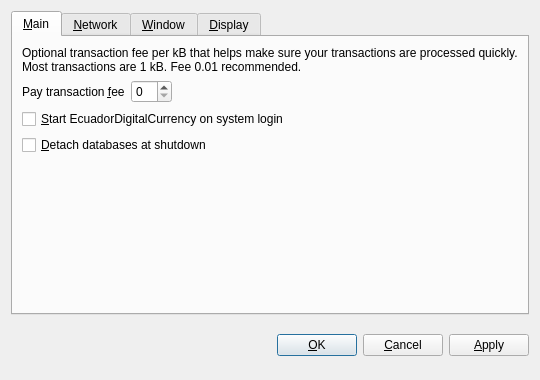
<?xml version="1.0" encoding="UTF-8"?>
<ui version="4.0">
 <class>OptionsDialog</class>
 <widget class="QDialog" name="OptionsDialog">
  <property name="geometry">
   <rect>
    <x>0</x>
    <y>0</y>
    <width>540</width>
    <height>380</height>
   </rect>
  </property>
  <property name="windowTitle">
   <string>Options</string>
  </property>
  <property name="modal">
   <bool>true</bool>
  </property>
  <layout class="QVBoxLayout" name="verticalLayout">
   <item>
    <widget class="QTabWidget" name="tabWidget">
     <property name="tabPosition">
      <enum>QTabWidget::North</enum>
     </property>
     <property name="currentIndex">
      <number>0</number>
     </property>
     <widget class="QWidget" name="tabMain">
      <attribute name="title">
       <string>&amp;Main</string>
      </attribute>
      <layout class="QVBoxLayout" name="verticalLayout_Main">
       <item>
        <widget class="QLabel" name="transactionFeeInfoLabel">
         <property name="text">
          <string>Optional transaction fee per kB that helps make sure your transactions are processed quickly. Most transactions are 1 kB. Fee 0.01 recommended.</string>
         </property>
         <property name="textFormat">
          <enum>Qt::PlainText</enum>
         </property>
         <property name="wordWrap">
          <bool>true</bool>
         </property>
        </widget>
       </item>
       <item>
        <layout class="QHBoxLayout" name="horizontalLayout_Main">
         <item>
          <widget class="QLabel" name="transactionFeeLabel">
           <property name="text">
            <string>Pay transaction &amp;fee</string>
           </property>
           <property name="textFormat">
            <enum>Qt::PlainText</enum>
           </property>
           <property name="buddy">
            <cstring>transactionFee</cstring>
           </property>
          </widget>
         </item>
         <item>
          <widget class="BitcoinAmountField" name="transactionFee"/>
         </item>
         <item>
          <spacer name="horizontalSpacer_Main">
           <property name="orientation">
            <enum>Qt::Horizontal</enum>
           </property>
           <property name="sizeHint" stdset="0">
            <size>
             <width>40</width>
             <height>20</height>
            </size>
           </property>
          </spacer>
         </item>
        </layout>
       </item>
       <item>
        <widget class="QCheckBox" name="bitcoinAtStartup">
         <property name="toolTip">
          <string>Automatically start EcuadorDigitalCurrency after logging in to the system.</string>
         </property>
         <property name="text">
          <string>&amp;Start EcuadorDigitalCurrency on system login</string>
         </property>
        </widget>
       </item>
       <item>
        <widget class="QCheckBox" name="detachDatabases">
         <property name="toolTip">
          <string>Detach block and address databases at shutdown. This means they can be moved to another data directory, but it slows down shutdown. The wallet is always detached.</string>
         </property>
         <property name="text">
          <string>&amp;Detach databases at shutdown</string>
         </property>
        </widget>
       </item>
       <item>
        <spacer name="verticalSpacer_Main">
         <property name="orientation">
          <enum>Qt::Vertical</enum>
         </property>
         <property name="sizeHint" stdset="0">
          <size>
           <width>20</width>
           <height>40</height>
          </size>
         </property>
        </spacer>
       </item>
      </layout>
     </widget>
     <widget class="QWidget" name="tabNetwork">
      <attribute name="title">
       <string>&amp;Network</string>
      </attribute>
      <layout class="QVBoxLayout" name="verticalLayout_Network">
       <item>
        <widget class="QCheckBox" name="mapPortUpnp">
         <property name="toolTip">
          <string>Automatically open the EcuadorDigitalCurrency client port on the router. This only works when your router supports UPnP and it is enabled.</string>
         </property>
         <property name="text">
          <string>Map port using &amp;UPnP</string>
         </property>
        </widget>
       </item>
       <item>
        <widget class="QCheckBox" name="connectSocks">
         <property name="toolTip">
          <string>Connect to the EcuadorDigitalCurrency network through a SOCKS proxy (e.g. when connecting through Tor).</string>
         </property>
         <property name="text">
          <string>&amp;Connect through SOCKS proxy:</string>
         </property>
        </widget>
       </item>
       <item>
        <layout class="QHBoxLayout" name="horizontalLayout_Network">
         <item>
          <widget class="QLabel" name="proxyIpLabel">
           <property name="text">
            <string>Proxy &amp;IP:</string>
           </property>
           <property name="textFormat">
            <enum>Qt::PlainText</enum>
           </property>
           <property name="buddy">
            <cstring>proxyIp</cstring>
           </property>
          </widget>
         </item>
         <item>
          <widget class="QValidatedLineEdit" name="proxyIp">
           <property name="maximumSize">
            <size>
             <width>140</width>
             <height>16777215</height>
            </size>
           </property>
           <property name="toolTip">
            <string>IP address of the proxy (e.g. 127.0.0.1)</string>
           </property>
          </widget>
         </item>
         <item>
          <widget class="QLabel" name="proxyPortLabel">
           <property name="text">
            <string>&amp;Port:</string>
           </property>
           <property name="textFormat">
            <enum>Qt::PlainText</enum>
           </property>
           <property name="buddy">
            <cstring>proxyPort</cstring>
           </property>
          </widget>
         </item>
         <item>
          <widget class="QLineEdit" name="proxyPort">
           <property name="maximumSize">
            <size>
             <width>55</width>
             <height>16777215</height>
            </size>
           </property>
           <property name="toolTip">
            <string>Port of the proxy (e.g. 9050)</string>
           </property>
          </widget>
         </item>
         <item>
          <widget class="QLabel" name="socksVersionLabel">
           <property name="text">
            <string>SOCKS &amp;Version:</string>
           </property>
           <property name="textFormat">
            <enum>Qt::PlainText</enum>
           </property>
           <property name="buddy">
            <cstring>socksVersion</cstring>
           </property>
          </widget>
         </item>
         <item>
          <widget class="QValueComboBox" name="socksVersion">
           <property name="toolTip">
            <string>SOCKS version of the proxy (e.g. 5)</string>
           </property>
          </widget>
         </item>
         <item>
          <spacer name="horizontalSpacer_Network">
           <property name="orientation">
            <enum>Qt::Horizontal</enum>
           </property>
           <property name="sizeHint" stdset="0">
            <size>
             <width>40</width>
             <height>20</height>
            </size>
           </property>
          </spacer>
         </item>
        </layout>
       </item>
       <item>
        <spacer name="verticalSpacer_Network">
         <property name="orientation">
          <enum>Qt::Vertical</enum>
         </property>
         <property name="sizeHint" stdset="0">
          <size>
           <width>20</width>
           <height>40</height>
          </size>
         </property>
        </spacer>
       </item>
      </layout>
     </widget>
     <widget class="QWidget" name="tabWindow">
      <attribute name="title">
       <string>&amp;Window</string>
      </attribute>
      <layout class="QVBoxLayout" name="verticalLayout_Window">
       <item>
        <widget class="QCheckBox" name="minimizeToTray">
         <property name="toolTip">
          <string>Show only a tray icon after minimizing the window.</string>
         </property>
         <property name="text">
          <string>&amp;Minimize to the tray instead of the taskbar</string>
         </property>
        </widget>
       </item>
       <item>
        <widget class="QCheckBox" name="minimizeOnClose">
         <property name="toolTip">
          <string>Minimize instead of exit the application when the window is closed. When this option is enabled, the application will be closed only after selecting Quit in the menu.</string>
         </property>
         <property name="text">
          <string>M&amp;inimize on close</string>
         </property>
        </widget>
       </item>
       <item>
        <spacer name="verticalSpacer_Window">
         <property name="orientation">
          <enum>Qt::Vertical</enum>
         </property>
         <property name="sizeHint" stdset="0">
          <size>
           <width>20</width>
           <height>40</height>
          </size>
         </property>
        </spacer>
       </item>
      </layout>
     </widget>
     <widget class="QWidget" name="tabDisplay">
      <attribute name="title">
       <string>&amp;Display</string>
      </attribute>
      <layout class="QVBoxLayout" name="verticalLayout_Display">
       <item>
        <layout class="QHBoxLayout" name="horizontalLayout_1_Display">
         <item>
          <widget class="QLabel" name="langLabel">
           <property name="text">
            <string>User Interface &amp;language:</string>
           </property>
           <property name="textFormat">
            <enum>Qt::PlainText</enum>
           </property>
           <property name="buddy">
            <cstring>lang</cstring>
           </property>
          </widget>
         </item>
         <item>
          <widget class="QValueComboBox" name="lang">
           <property name="toolTip">
            <string>The user interface language can be set here. This setting will take effect after restarting EcuadorDigitalCurrency.</string>
           </property>
          </widget>
         </item>
        </layout>
       </item>
       <item>
        <layout class="QHBoxLayout" name="horizontalLayout_2_Display">
         <item>
          <widget class="QLabel" name="unitLabel">
           <property name="text">
            <string>&amp;Unit to show amounts in:</string>
           </property>
           <property name="textFormat">
            <enum>Qt::PlainText</enum>
           </property>
           <property name="buddy">
            <cstring>unit</cstring>
           </property>
          </widget>
         </item>
         <item>
          <widget class="QValueComboBox" name="unit">
           <property name="toolTip">
            <string>Choose the default subdivision unit to show in the interface and when sending coins.</string>
           </property>
          </widget>
         </item>
        </layout>
       </item>
       <item>
        <widget class="QCheckBox" name="displayAddresses">
         <property name="toolTip">
          <string>Whether to show EcuadorDigitalCurrency addresses in the transaction list.</string>
         </property>
         <property name="text">
          <string>&amp;Display addresses in transaction list</string>
         </property>
        </widget>
       </item>
       <item>
        <widget class="QCheckBox" name="coinControlFeatures">
         <property name="toolTip">
          <string>Whether to show coin control features or not.</string>
         </property>
         <property name="text">
          <string>Display coin &amp;control features (experts only!)</string>
         </property>
        </widget>
       </item>
       <item>
        <spacer name="verticalSpacer_Display">
         <property name="orientation">
          <enum>Qt::Vertical</enum>
         </property>
         <property name="sizeHint" stdset="0">
          <size>
           <width>20</width>
           <height>40</height>
          </size>
         </property>
        </spacer>
       </item>
      </layout>
     </widget>
    </widget>
   </item>
   <item>
    <layout class="QHBoxLayout" name="horizontalLayout_Buttons">
     <item>
      <spacer name="horizontalSpacer_1">
       <property name="orientation">
        <enum>Qt::Horizontal</enum>
       </property>
       <property name="sizeHint" stdset="0">
        <size>
         <width>40</width>
         <height>48</height>
        </size>
       </property>
      </spacer>
     </item>
     <item>
      <widget class="QLabel" name="statusLabel">
       <property name="font">
        <font>
         <weight>75</weight>
         <bold>true</bold>
        </font>
       </property>
       <property name="text">
        <string/>
       </property>
       <property name="textFormat">
        <enum>Qt::PlainText</enum>
       </property>
       <property name="wordWrap">
        <bool>true</bool>
       </property>
      </widget>
     </item>
     <item>
      <spacer name="horizontalSpacer_2">
       <property name="orientation">
        <enum>Qt::Horizontal</enum>
       </property>
       <property name="sizeHint" stdset="0">
        <size>
         <width>40</width>
         <height>48</height>
        </size>
       </property>
      </spacer>
     </item>
     <item>
      <widget class="QPushButton" name="okButton">
       <property name="text">
        <string>&amp;OK</string>
       </property>
      </widget>
     </item>
     <item>
      <widget class="QPushButton" name="cancelButton">
       <property name="text">
        <string>&amp;Cancel</string>
       </property>
       <property name="autoDefault">
        <bool>false</bool>
       </property>
      </widget>
     </item>
     <item>
      <widget class="QPushButton" name="applyButton">
       <property name="text">
        <string>&amp;Apply</string>
       </property>
       <property name="autoDefault">
        <bool>false</bool>
       </property>
      </widget>
     </item>
    </layout>
   </item>
  </layout>
 </widget>
 <customwidgets>
  <customwidget>
   <class>BitcoinAmountField</class>
   <extends>QSpinBox</extends>
   <header>bitcoinamountfield.h</header>
  </customwidget>
  <customwidget>
   <class>QValueComboBox</class>
   <extends>QComboBox</extends>
   <header>qvaluecombobox.h</header>
  </customwidget>
  <customwidget>
   <class>QValidatedLineEdit</class>
   <extends>QLineEdit</extends>
   <header>qvalidatedlineedit.h</header>
  </customwidget>
 </customwidgets>
 <resources/>
 <connections/>
</ui>
